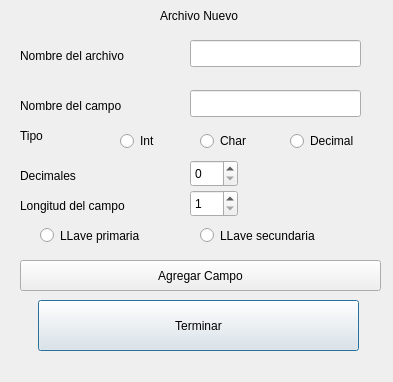
<?xml version="1.0" encoding="UTF-8"?>
<ui version="4.0">
 <class>Dnuevo</class>
 <widget class="QDialog" name="Dnuevo">
  <property name="geometry">
   <rect>
    <x>0</x>
    <y>0</y>
    <width>393</width>
    <height>382</height>
   </rect>
  </property>
  <property name="windowTitle">
   <string>Dialog</string>
  </property>
  <widget class="QRadioButton" name="rb_int">
   <property name="geometry">
    <rect>
     <x>120</x>
     <y>130</y>
     <width>51</width>
     <height>22</height>
    </rect>
   </property>
   <property name="text">
    <string>Int</string>
   </property>
   <attribute name="buttonGroup">
    <string notr="true">fileType</string>
   </attribute>
  </widget>
  <widget class="QRadioButton" name="rb_char">
   <property name="geometry">
    <rect>
     <x>200</x>
     <y>130</y>
     <width>71</width>
     <height>22</height>
    </rect>
   </property>
   <property name="text">
    <string>Char</string>
   </property>
   <attribute name="buttonGroup">
    <string notr="true">fileType</string>
   </attribute>
  </widget>
  <widget class="QLabel" name="label_4">
   <property name="geometry">
    <rect>
     <x>20</x>
     <y>120</y>
     <width>41</width>
     <height>31</height>
    </rect>
   </property>
   <property name="text">
    <string>Tipo</string>
   </property>
  </widget>
  <widget class="QPushButton" name="btn_nuevoArchivo">
   <property name="geometry">
    <rect>
     <x>38</x>
     <y>300</y>
     <width>321</width>
     <height>51</height>
    </rect>
   </property>
   <property name="text">
    <string>Terminar</string>
   </property>
  </widget>
  <widget class="QLabel" name="label">
   <property name="geometry">
    <rect>
     <x>160</x>
     <y>0</y>
     <width>111</width>
     <height>31</height>
    </rect>
   </property>
   <property name="text">
    <string>Archivo Nuevo</string>
   </property>
  </widget>
  <widget class="QPushButton" name="btn_agregarCampo">
   <property name="geometry">
    <rect>
     <x>20</x>
     <y>260</y>
     <width>361</width>
     <height>31</height>
    </rect>
   </property>
   <property name="text">
    <string>Agregar Campo</string>
   </property>
  </widget>
  <widget class="QLabel" name="label_5">
   <property name="geometry">
    <rect>
     <x>20</x>
     <y>190</y>
     <width>141</width>
     <height>31</height>
    </rect>
   </property>
   <property name="text">
    <string>Longitud del campo</string>
   </property>
  </widget>
  <widget class="QLabel" name="label_3">
   <property name="geometry">
    <rect>
     <x>20</x>
     <y>90</y>
     <width>141</width>
     <height>31</height>
    </rect>
   </property>
   <property name="text">
    <string>Nombre del campo</string>
   </property>
  </widget>
  <widget class="QLabel" name="label_2">
   <property name="geometry">
    <rect>
     <x>20</x>
     <y>40</y>
     <width>141</width>
     <height>31</height>
    </rect>
   </property>
   <property name="text">
    <string>Nombre del archivo</string>
   </property>
  </widget>
  <widget class="QLineEdit" name="txt_nameCampo">
   <property name="geometry">
    <rect>
     <x>190</x>
     <y>90</y>
     <width>171</width>
     <height>27</height>
    </rect>
   </property>
  </widget>
  <widget class="QSpinBox" name="sp_longitud">
   <property name="geometry">
    <rect>
     <x>190</x>
     <y>190</y>
     <width>48</width>
     <height>27</height>
    </rect>
   </property>
   <property name="minimum">
    <number>1</number>
   </property>
  </widget>
  <widget class="QLineEdit" name="txt_nameArchivo">
   <property name="geometry">
    <rect>
     <x>190</x>
     <y>40</y>
     <width>171</width>
     <height>27</height>
    </rect>
   </property>
  </widget>
  <widget class="QRadioButton" name="rb_primaria">
   <property name="geometry">
    <rect>
     <x>40</x>
     <y>220</y>
     <width>131</width>
     <height>31</height>
    </rect>
   </property>
   <property name="text">
    <string>LLave primaria</string>
   </property>
   <attribute name="buttonGroup">
    <string notr="true">tipoLLave</string>
   </attribute>
  </widget>
  <widget class="QRadioButton" name="rd_secundaria">
   <property name="geometry">
    <rect>
     <x>200</x>
     <y>220</y>
     <width>141</width>
     <height>31</height>
    </rect>
   </property>
   <property name="text">
    <string>LLave secundaria</string>
   </property>
   <attribute name="buttonGroup">
    <string notr="true">tipoLLave</string>
   </attribute>
  </widget>
  <widget class="QRadioButton" name="rb_decimal">
   <property name="geometry">
    <rect>
     <x>290</x>
     <y>130</y>
     <width>91</width>
     <height>22</height>
    </rect>
   </property>
   <property name="text">
    <string>Decimal</string>
   </property>
   <attribute name="buttonGroup">
    <string notr="true">fileType</string>
   </attribute>
  </widget>
  <widget class="QSpinBox" name="sp_decimales">
   <property name="geometry">
    <rect>
     <x>190</x>
     <y>160</y>
     <width>48</width>
     <height>27</height>
    </rect>
   </property>
   <property name="minimum">
    <number>0</number>
   </property>
   <property name="maximum">
    <number>5</number>
   </property>
   <property name="singleStep">
    <number>1</number>
   </property>
   <property name="value">
    <number>0</number>
   </property>
  </widget>
  <widget class="QLabel" name="label_6">
   <property name="geometry">
    <rect>
     <x>20</x>
     <y>160</y>
     <width>141</width>
     <height>31</height>
    </rect>
   </property>
   <property name="text">
    <string>Decimales</string>
   </property>
  </widget>
 </widget>
 <resources/>
 <connections/>
 <buttongroups>
  <buttongroup name="tipoLLave"/>
  <buttongroup name="fileType"/>
 </buttongroups>
</ui>
